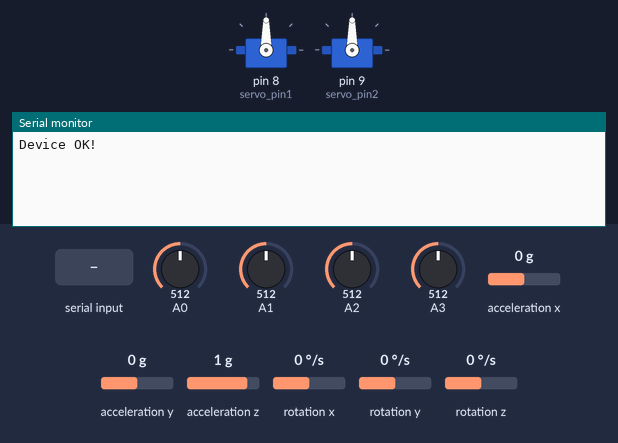
The sketch below on a simulated Arduino Mega 2560, built for the host (arithmetic inside an expression is 32-bit, double 64-bit). Parts: 2 × servo, the last lines printed to the serial monitor. The test bench sets the inputs (shaded band); at power-on: A0 = 512, A1 = 512, A2 = 512, A3 = 512, acceleration x 0 g, acceleration y 0 g, acceleration z 1 g, rotation x 0 °/s, rotation y 0 °/s, rotation z 0 °/s.

Above: at 1.2 s.
1.3 s: "1" received over the second serial link
At 3.3 s:
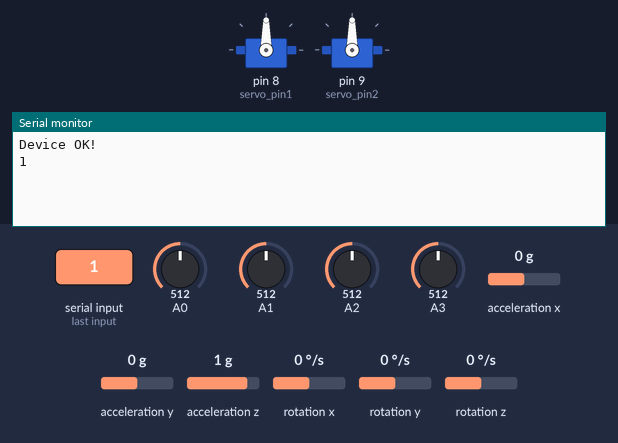
3.8 s: "90,45\n" received over the second serial link
At 5.2 s:
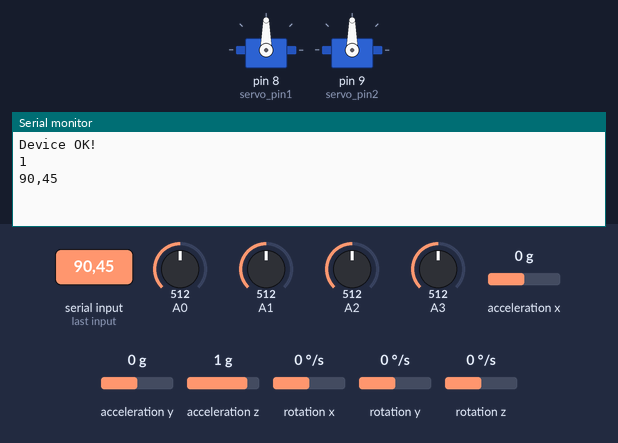
6.3 s: "m90\n" received over the second serial link
At 8.3 s:
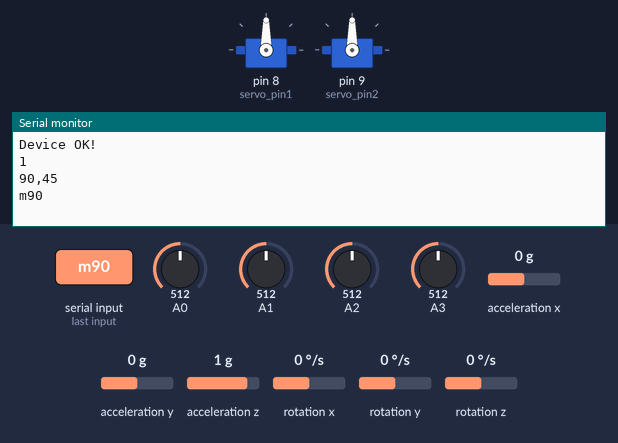

Measured:
- after the input at 1.3 s, the serial monitor: prints a new line after 1.0 s (image 1)
- after the input at 3.8 s, the serial monitor: prints a new line after 1.0 s (image 2)
- after the input at 6.3 s, the serial monitor: prints a new line after 1.0 s (image 3)

The sketch:

SEEED_STADA.ino
```cpp
#include <Servo.h>

#include <Arduino.h>
#include <LSM6DS3.h>
#include "LSM6DS3.h"
#include "Wire.h"
#include <Wire.h>

//Create an instance of class LSM6DS3
LSM6DS3 myIMU(I2C_MODE, 0x6A);    //I2C device address 0x6A

Servo servo_1; // servo controller (multiple can exist)
Servo servo_2; // servo controller (multiple can exist)

int servo_pin1 = 8; // PWM pin for servo control
int servo_pin2 = 9; // PWM pin for servo control
int pos = 0;    // servo starting position


void setup() {
  Serial.begin(9600); //starting usb com
  Serial1.begin(9600); //start uart com (in/tx is pin 6, out/rx is 7)
  servo_1.attach(servo_pin1); // start servo control
  servo_2.attach(servo_pin2); // start servo control
  if (myIMU.begin() != 0) {
        Serial.println("Device error");
    } else {
        Serial.println("Device OK!");
    }
}

int get_number(int start_num, int end_num, String str){
    str = str.substring(0);
    String s_number = "";
    for (int i = start_num; i < end_num; i++){
      s_number+= str[i];
    }
    return s_number.toInt();
}
void loop() {
  //imu
     //Serial.print("Time: ");
    unsigned long myTime = millis();
    //Serial.println(myTime); // prints time since program started

    //Accelerometer
    float accelx = myIMU.readFloatAccelX();  // Read IMU value from A0
    //Serial.print(" accel x = ");
    //Serial.println(imuValue);
    float accely = myIMU.readFloatAccelY();  // Read IMU value from A0
    //Serial.print(" accel y = ");
    //Serial.println(imuValue);
    float accelz = myIMU.readFloatAccelZ();  // Read IMU value from A0
    //Serial.print(" accel z = ");
    //Serial.println(imuValue);

//GYRO
    float gyrox = myIMU.readFloatGyroX();  // Read IMU value from A0
    //Serial.print(" gyro x = ");
    //Serial.println(imuValue);

    float gyroy = myIMU.readFloatGyroY();  // Read IMU value from A0
    //Serial.print(" gyro y = ");

    float gyroz = myIMU.readFloatGyroZ();  // Read IMU value from A0
    //Serial.print(" gyro z = ");

  //fsr
    int read_val0 = analogRead(A0);  // Generate PWM signal
    int read_val1 = analogRead(A1);  // Generate PWM signal
    int read_val2 = analogRead(A2);  // Generate PWM signal
    int read_val3 = analogRead(A3);  // Generate PWM signal

  //XBEE
    String xbee_write = String(accelx)+" "+ String(accely)+" "+ String(accelz)+" "+ String(gyrox)+" "+ String(gyroy)+" "+ String(gyroz)+" "+ String(read_val0)+" "+ String(read_val1)+" "+ String(read_val2)+" "+ String(read_val3);
    Serial1.println(xbee_write); //sending message through xbee
    String xbee_read = Serial1.readString(); //reading message through xbee
    Serial.println(xbee_read);
    int xbee_read_length = xbee_read.length();

    //is it motor?
    if (xbee_read[0]=='m'){
      int xbee_read_number =  get_number(3, xbee_read_length, xbee_read); //get angle
      //1st motor
      if (xbee_read[1]=='1'){
        servo_1.write(xbee_read_number);
      }
      if (xbee_read[1]=='2'){
        servo_2.write(xbee_read_number);
      }
      delay(500);
    }


}
```
